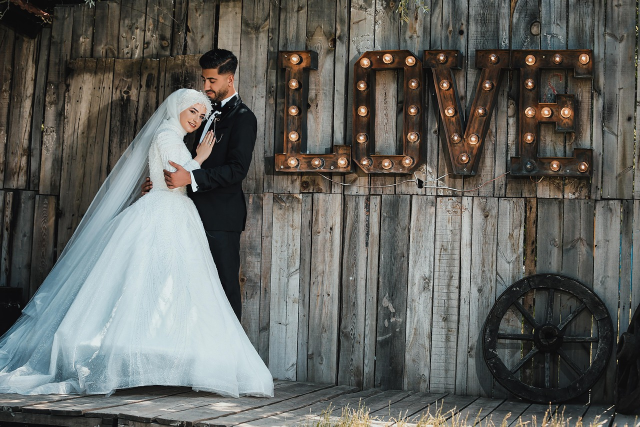
#> input picture content-hub/date-khaas/2026-06-21/images/muslim-bride-groom-wedding-7353626.jpg, 1280 x 853 px (shown at 1/2 size)
$ python -i refetch.py   (imports and definitions only)
#> lines starting #> are read from the running program, lines starting #| are printed output that depends on the picture
#> further down, picture is the input picture: PIL image 1280x853 RGB; mean R, G, B 98.2, 99.2, 95.2
#!/usr/bin/env python3
"""Refetch specific slugs with better queries; among top hits pick the darkest suitable one."""
import os, json, urllib.request, urllib.parse, io
from PIL import Image, ImageStat

ROOT = os.path.dirname(os.path.dirname(os.path.abspath(__file__)))
OUT = os.path.join(ROOT, "public", "email")
# [1 line that did not run here, left out]
TARGET = (1080, 1350)

REDO = {
    "website-design": ["dark computer monitor code", "web developer dark desk night", "programming dark screen blue"],
    "erp-building": ["dark data center servers", "database technology dark blue", "cloud computing dark server room"],
    "ai-work-studio": ["film set cinematic lighting dark", "cinema studio dark dramatic", "movie production dark"],
    "social-media": ["content creator filming dark", "video production dark neon", "smartphone recording dark"],
}

def api_search(q):
    url = "https://pixabay.com/api/?" + urllib.parse.urlencode({
        "key": KEY, "q": q, "image_type": "photo", "orientation": "all",
        "safesearch": "true", "order": "popular", "per_page": 20})
    with urllib.request.urlopen(url, timeout=60) as r:
        return json.loads(r.read().decode())

def download(url):
    req = urllib.request.Request(url, headers={"User-Agent": "Mozilla/5.0"})
    with urllib.request.urlopen(req, timeout=90) as r:
        return r.read()

def crop_45(img):
    img = img.convert("RGB")
    w, h = img.size
#> w = 1280; h = 853
    tr = TARGET[0] / TARGET[1]
    if w / h > tr:
        nw = int(h * tr); left = (w - nw) // 2; img = img.crop((left, 0, left + nw, h))
#> after `nw = int(h * tr)`: nw = 682
#> after `left = (w - nw) // 2`: left = 299
#> after `img = img.crop((left, 0, left + nw, h))`:
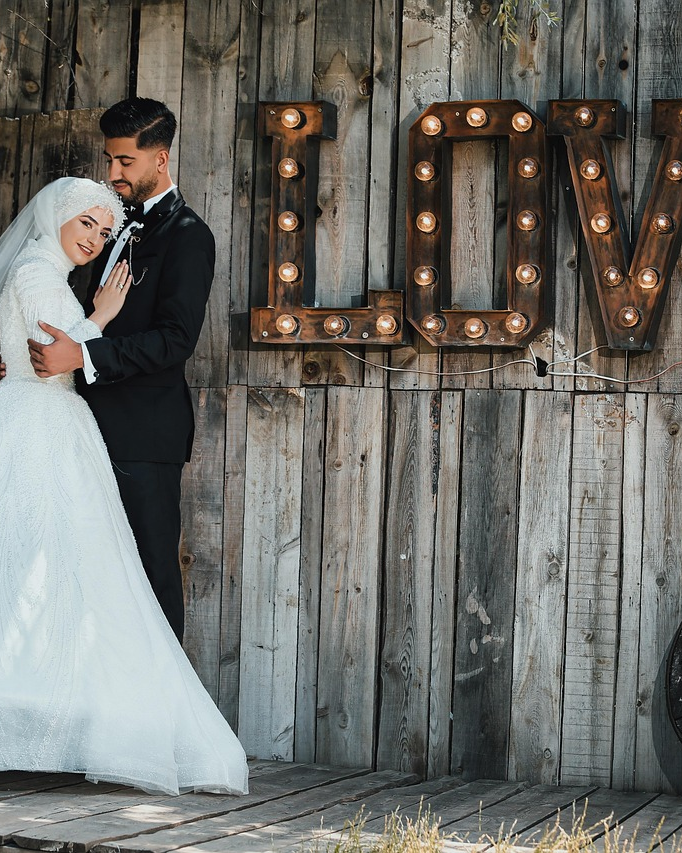
#> img: PIL image 682x853 RGB; mean R, G, B 110.7, 110, 105.2
    else:
        nh = int(w / tr); top = int((h - nh) * 0.35); img = img.crop((0, top, w, top + nh))
    return img.resize(TARGET, Image.LANCZOS)

def brightness(img):
    return ImageStat.Stat(img.convert("L")).mean[0]

def redo(slug, queries):
    candidates = []  # (brightness, cropped, meta)
    for q in queries:
        try:
            hits = api_search(q).get("hits", [])
        except Exception as e:
            print(f"  [{slug}] api err '{q}': {e}"); continue
        hits = sorted(hits, key=lambda h: h.get("imageWidth", 0) * h.get("imageHeight", 0), reverse=True)[:6]
        for h in hits:
            try:
                img = Image.open(io.BytesIO(download(h.get("largeImageURL") or h["webformatURL"])))
                c = crop_45(img)
                b = brightness(c)
                candidates.append((b, c, {"q": q, "id": h.get("id"), "b": round(b, 1), "page": h.get("pageURL")}))
            except Exception as e:
                print(f"  [{slug}] skip id={h.get('id')}: {e}")
        if len(candidates) >= 8:
            break
    if not candidates:
        print(f"  [{slug}] FAILED"); return None
    # prefer dark but not near-black: 25..115 window, else darkest available
    inwin = [c for c in candidates if 25 <= c[0] <= 115]
    pick = min(inwin, key=lambda c: c[0]) if inwin else min(candidates, key=lambda c: c[0])
    pick[1].save(os.path.join(OUT, f"{slug}-photo.jpg"), "JPEG", quality=88, optimize=True)
    print(f"  [{slug}] picked {pick[2]}  (from {len(candidates)} candidates)")
    return pick[2]

# [10 lines not run here, left out]

>>> from PIL import Image
>>> picture = Image.open('../content-hub/date-khaas/2026-06-21/images/muslim-bride-groom-wedding-7353626.jpg')
>>> result = crop_45(picture)

$ run again, on content-hub/date-khaas/2026-06-21/images/muslim-bride-groom-wedding-7353628.jpg
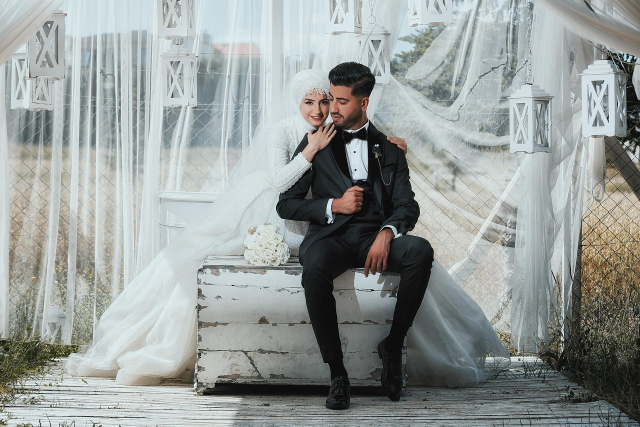
#> input picture content-hub/date-khaas/2026-06-21/images/muslim-bride-groom-wedding-7353628.jpg, 1280 x 853 px (shown at 1/2 size)
#> picture is the input picture: PIL image 1280x853 RGB; mean R, G, B 151, 156.9, 154.6
#> in crop_45, `img = img.crop((left, 0, left + nw, h))`:
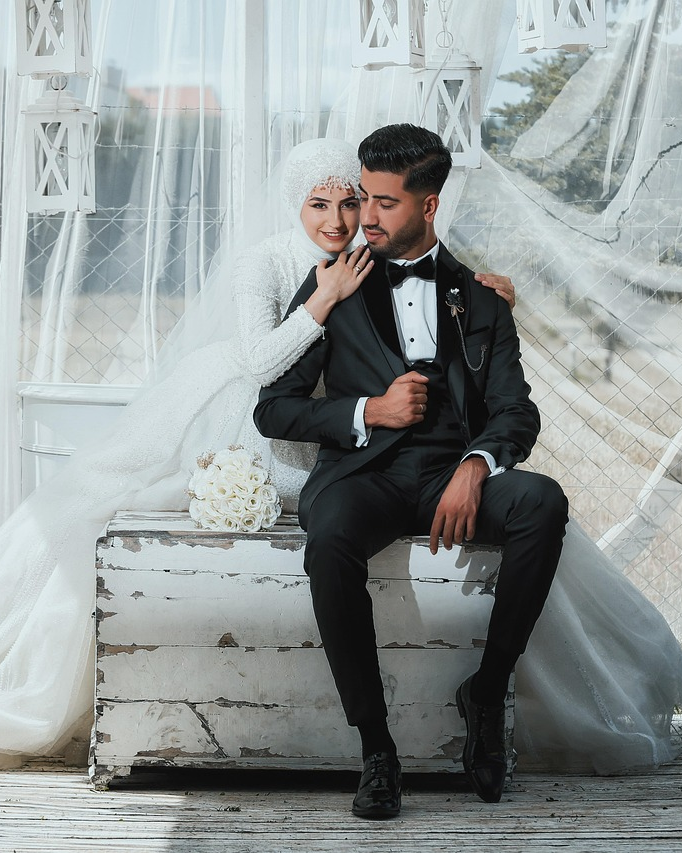
#> img: PIL image 682x853 RGB; mean R, G, B 145, 151.3, 150.7

$ run again, on content-hub/date-khaas/2026-06-21/images/muslim-bride-groom-wedding-8028163.jpg
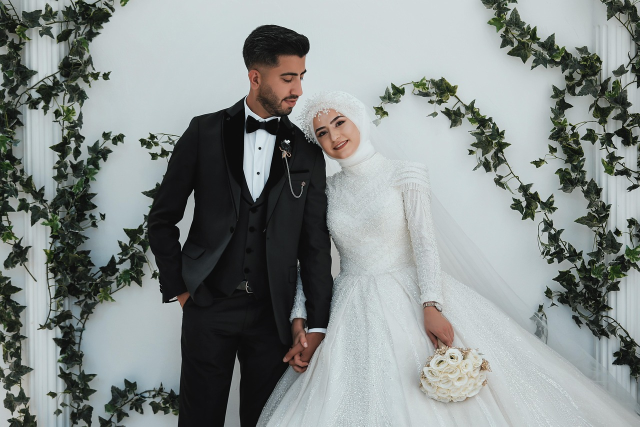
#> input picture content-hub/date-khaas/2026-06-21/images/muslim-bride-groom-wedding-8028163.jpg, 1280 x 853 px (shown at 1/2 size)
#> picture is the input picture: PIL image 1280x853 RGB; mean R, G, B 134.1, 140.5, 139.1
#> in crop_45, `img = img.crop((left, 0, left + nw, h))`:
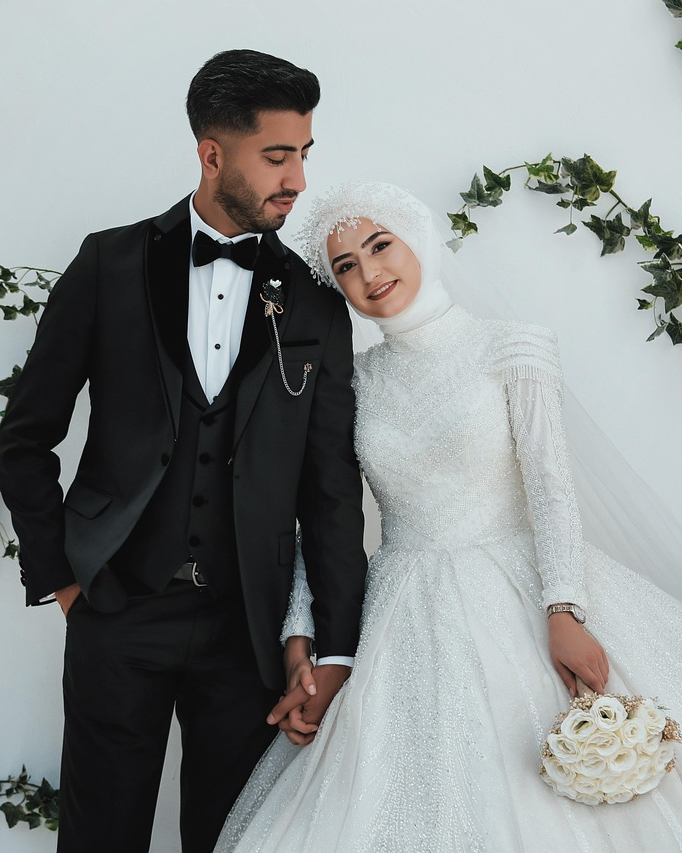
#> img: PIL image 682x853 RGB; mean R, G, B 136.9, 141, 140.8
